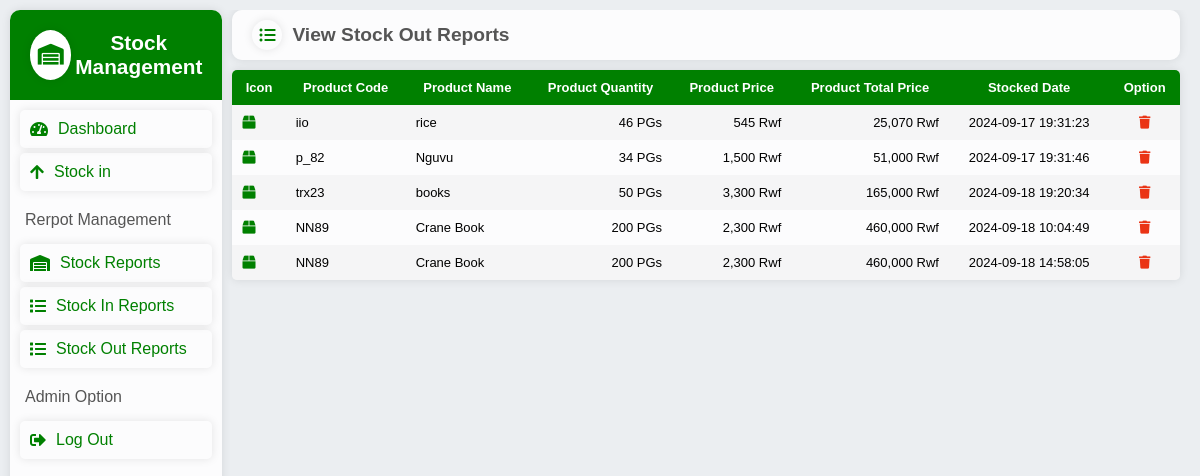
Screenshot of /view_stock_out.php (signed in) with the database file from the repository.
### tables this page shows
CREATE TABLE IF NOT EXISTS `stock_out` (
  `p_code` varchar(11) NOT NULL,
  `p_name` varchar(255) NOT NULL,
  `p_quantity` int NOT NULL,
  `p_price` int NOT NULL,
  `p_total_price` int NOT NULL,
  `create_at` datetime NOT NULL,
  KEY `p_code` (`p_code`)
);

### view_stock_out.php (the view, shortened to what this page needs)
<?php
    include("./includes/configs/config.php");
    include("./includes/pages/site/header.php");
?>
    <div class="tables">
        <div class="table-header">
        <h1> <i class="fas fa-list-ul icon-table"></i> View Stock Out Reports</h1>
        </div>
        <div class="table">
        <table>
        <tr>
            <th>Icon</th>
            <th>Product Code</th>
            <th>Product Name</th>
            <th>Product Quantity</th>
            <th>Product Price</th>
            <th>Product Total Price</th>
            <th>Stocked Date</th>
            <th>Option</th>
        </tr>
        <?php
            $stock_view=mysqli_query($con,"SELECT * FROM stock_out  WHERE p_price ORDER BY p_total_price ASC");
            while($rowStock=mysqli_fetch_assoc($stock_view)){
        ?>
        <tr>
                <td><i class="fas fab fa-box icon-td"></td>
                <td><?php echo $rowStock['p_code'] ?></td>
                <td><?php echo $rowStock['p_name'] ?></td>
                <td style="text-align: right"><?php echo number_format($rowStock['p_quantity']) ?> PGs</td>
                <td style="text-align: right"><?php echo number_format($rowStock['p_price']) ?> Rwf</td>
                <td style="text-align: right"><?php echo number_format($rowStock['p_total_price']) ?> Rwf</td>
                <td style="text-align: center"><?php echo $rowStock['create_at'] ?></td>
                <td style="text-align: center"> <a href="delete.php?delete_ep=<?php echo $rowStock['p_code'] ?>" class="delete"> <i class="fas fa-trash"></i></a></td>
        </tr>
        <?php
            }
        ?>
    </table>
        </div>
    </div>
    <?php
    include("./includes/pages/site/footer.php");
?>

### assest/css/ccc.css (style rules this page uses)
* { padding: 0; margin: 0; box-sizing: border-box; font-family: sans-serif; list-style-type: none; text-decoration: none; border: none; outline: none; }
:root { --bg-color: #ebeef1; --second-bg-color: #ffffffda; --box-shadow: 0 0 10px rgba(0,0,0,0.1); --text-color: #555; --light-color: #fff; --bg-all-color: green; --delete-color: #ea3415; }

### rows the page displays
stock_out: p_code "iio", p_name "rice", p_quantity "46", p_price "545", p_total_price "25,070", create_at "2024-09-17 19:31:23"
stock_out: p_code "p_82", p_name "Nguvu", p_quantity "34", p_price "1,500", p_total_price "51,000", create_at "2024-09-17 19:31:46"
stock_out: p_code "trx23", p_name "books", p_quantity "50", p_price "3,300", p_total_price "165,000", create_at "2024-09-18 19:20:34"
stock_out: p_code "NN89", p_name "Crane Book", p_quantity "200", p_price "2,300", p_total_price "460,000", create_at "2024-09-18 10:04:49"
stock_out: p_code "NN89", p_name "Crane Book", p_quantity "200", p_price "2,300", p_total_price "460,000", create_at "2024-09-18 14:58:05"
